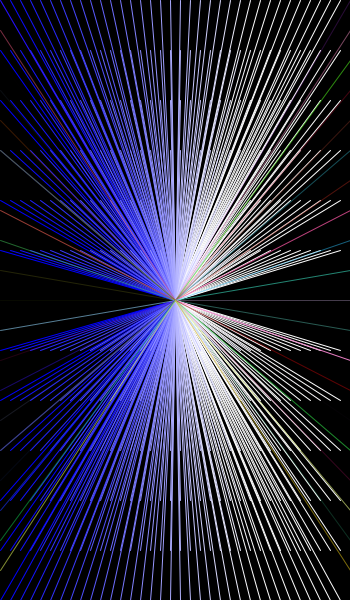
Frame 1 (no input)
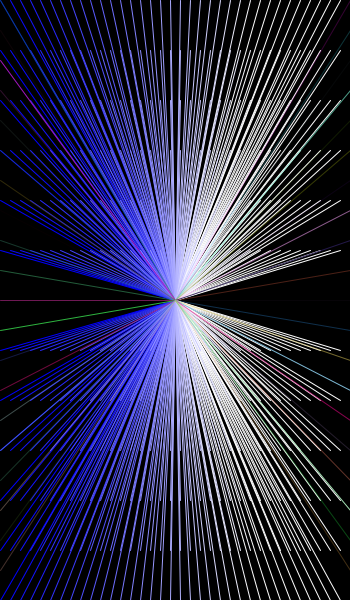
Frame 60 (the mouse pressed at the canvas centre just before this capture)
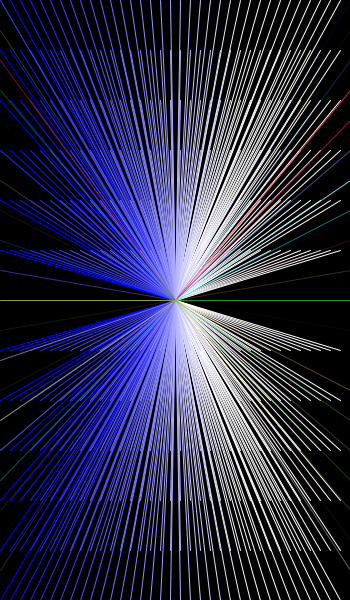
Frame 120 (the mouse held since frame 60 and released just before this capture)

The Processing sketch that drew these frames (run headless with seeded random() and noise(); from frame 60 on, the mouse is pressed at the canvas centre):

// Processing sketch: processing_91572
// ── processing_91572.pde

//Valentina Pherson
//March 2, 2012
//Creative Computing
//Beautiful Composition with Arrays

void setup() {
size (350,600);
}

void draw() {
  background(0);
//long top line
for(int x=0; x<width; x+=10) {
  stroke(x,x,300);
 line(175, 300,x, 0); 
}
//long bottom line
for(int y=0; y<width; y+=10) {
stroke(y,y,300);
 line(175, 300,y, 600); 
}
//shorter bottom line 1
for(int x=0; x < width; x+=10) {
  stroke(x,x,300);
   line(175, 300,x, 550); 
}
//shorter bottom line 2
for(int x=0; x < width; x+=10) {
  stroke(x,x,300);
   line(175, 300,x, 500); 
  }
  //shorter bottom line 3
for(int x=0; x < width; x+=10) {
  stroke(x,x,300);
   line(175, 300,x, 450); 
  }
  //shorter bottom line 4
for(int x=0; x < width; x+=10) {
  stroke(x,x,300);
   line(175, 300,x, 400); 
  }
  //shorter bottom line 5
for(int x=0; x < width; x+=10) {
  stroke(x,x,300);
   line(175, 300,x, 350); 
  }
  
  
   //shorter top line 1
  for(int y=0; y < width; y+=10) {
  stroke(y,y,300);
   line(175, 300,y,50); 
  }
  //shorter top line 2
  for(int y=0; y < width; y+=10) {
  stroke(y,y,300);
   line(175, 300,y, 100); 
}
 //shorter top line 3
  for(int y=0; y < width; y+=10) {
  stroke(y,y,300);
   line(175, 300,y,150); 
  }
   //shorter top line 4
  for(int y=0; y < width; y+=10) {
  stroke(y,y,300);
   line(175, 300,y,200); 
  }
   //shorter top line 5
  for(int y=0; y < width; y+=10) {
  stroke(y,y,300);
   line(175, 300,y,250); 
  }
//left side line
 for(int y=0; y < height; y+=30) {
  stroke (random(255),random(255),random(255),random(255));
   line(175, 300,0, y); 
}
//right side line
 for(int y=0; y < height; y+=30) {
  stroke (random(255),random(255),random(255),random(255));
   line(175, 300,350, y); 
}
}
